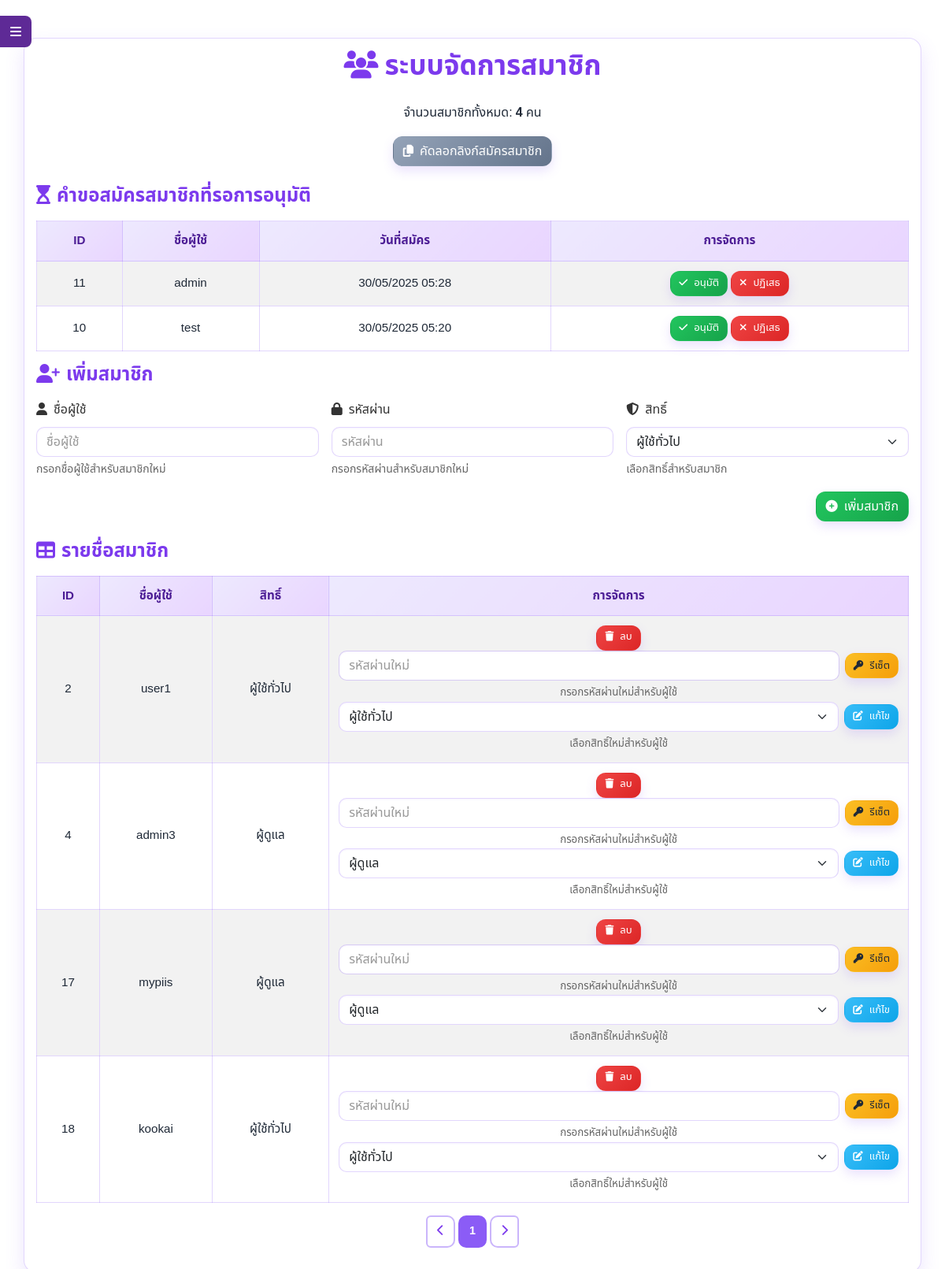
Page /UMS.php (signed in) on the committed database.
### tables this page shows
CREATE TABLE `pending_users` (
  `id` int(11) NOT NULL,
  `username` varchar(255) NOT NULL,
  `password` varchar(255) NOT NULL,
  `role` enum('user','admin') DEFAULT 'user',
  `created_at` timestamp NOT NULL DEFAULT current_timestamp()
);

CREATE TABLE `users` (
  `id` int(11) NOT NULL,
  `username` varchar(50) NOT NULL,
  `password` varchar(255) NOT NULL,
  `role` enum('admin','user') NOT NULL DEFAULT 'user'
);

### UMS.php (the view, shortened to what this page needs)
<?php
include 'auth.php';
$limit = 5;
$page = isset($_GET['page']) ? (int)$_GET['page'] : 1;
$offset = ($page - 1) * $limit;
$total_result = $conn->query("SELECT COUNT(*) AS total FROM users");
$total_row = $total_result->fetch_assoc();
$total_members = $total_row['total'];
$result = $conn->query("SELECT * FROM users LIMIT $limit OFFSET $offset");
$total_pages = ceil($total_members / $limit);
$pending_result = $conn->query("SELECT * FROM pending_users ORDER BY created_at DESC");
?>
<!DOCTYPE html>
<html lang="th">
<head>
    <link href="https://cdn.jsdelivr.net/npm/bootstrap@5.3.2/dist/css/bootstrap.min.css" rel="stylesheet">
    <link href="https://cdn.jsdelivr.net/npm/bootstrap-icons/font/bootstrap-icons.css" rel="stylesheet">
    <link href="https://cdnjs.cloudflare.com/ajax/libs/font-awesome/6.4.2/css/all.min.css" rel="stylesheet">
</head>
<body>
    <div class="sidebar-toggle"><i class="fas fa-bars"></i></div>
    <div class="container-fluid mt-5">
        <h1><i class="fas fa-users me-2"></i>ระบบจัดการสมาชิก</h1>
        <p class="text-center">จำนวนสมาชิกทั้งหมด: <strong><?= $total_members ?></strong> คน</p>
        <div class="text-center mb-4">
            <button id="copyLinkBtn" class="btn btn-copy" data-link="https://dc.phsmun.go.th/register.php">
                <i class="fas fa-copy me-2"></i>คัดลอกลิงก์สมัครสมาชิก
            </button>
        </div>
        <h2 class="h4 mb-3"><i class="fas fa-hourglass-start me-2"></i>คำขอสมัครสมาชิกที่รอการอนุมัติ</h2>
        <div class="table-responsive">
            <table class="table table-striped table-hover">
                <thead>
                    <tr>
                        <th>ID</th>
                        <th>ชื่อผู้ใช้</th>
                        <th>วันที่สมัคร</th>
                        <th>การจัดการ</th>
                    </tr>
                </thead>
                <tbody>
                    <?php if ($pending_result->num_rows > 0): ?>
                        <?php while ($row = $pending_result->fetch_assoc()): ?>
                            <tr>
                                <td><?= $row['id'] ?></td>
                                <td><?= htmlspecialchars($row['username']) ?></td>
                                <td><?= date('d/m/Y H:i', strtotime($row['created_at'])) ?></td>
                                <td>
                                    <form method="POST" class="d-inline">
                                        <button type="submit" name="approve_user" class="btn btn-sm btn-success"><i class="fas fa-check me-2"></i>อนุมัติ</button>
                                        <button type="submit" name="reject_user" class="btn btn-sm btn-danger"><i class="fas fa-times me-2"></i>ปฏิเสธ</button>
                                    </form>
                                </td>
                            </tr>
                        <?php endwhile; ?>
                    <?php else: ?>
                        <tr>
                            <td colspan="4" class="text-center">ไม่มีคำขอสมัครสมาชิก</td>
                        </tr>
                    <?php endif; ?>
                </tbody>
            </table>
        </div>
        <h2 class="h4 mb-3"><i class="fas fa-user-plus me-2"></i>เพิ่มสมาชิก</h2>
        <form method="POST" class="mb-4">
            <div class="row g-3">
                <div class="col-md-4">
                    <label for="username" class="form-label"><i class="fas fa-user me-2"></i>ชื่อผู้ใช้</label>
                    <input type="text" name="username" id="username" class="form-control" placeholder="ชื่อผู้ใช้" required aria-describedby="usernameHelp">
                    <div id="usernameHelp" class="form-text">กรอกชื่อผู้ใช้สำหรับสมาชิกใหม่</div>
                </div>
                <div class="col-md-4">
                    <label for="password" class="form-label"><i class="fas fa-lock me-2"></i>รหัสผ่าน</label>
                    <input type="password" name="password" id="password" class="form-control" placeholder="รหัสผ่าน" required aria-describedby="passwordHelp">
                    <div id="passwordHelp" class="form-text">กรอกรหัสผ่านสำหรับสมาชิกใหม่</div>
                </div>
                <div class="col-md-4">
                    <label for="role" class="form-label"><i class="fas fa-shield-alt me-2"></i>สิทธิ์</label>
                    <select name="role" id="role" class="form-select" required aria-describedby="roleHelp">
                        <option value="user">ผู้ใช้ทั่วไป</option>
                    </select>
                    <div id="roleHelp" class="form-text">เลือกสิทธิ์สำหรับสมาชิก</div>
                </div>
                <div class="col-12 text-end">
                    <button type="submit" name="add_member" class="btn btn-success"><i class="fas fa-plus-circle me-2"></i>เพิ่มสมาชิก</button>
                </div>
            </div>
        </form>
        <h2 class="h4 mb-3"><i class="fas fa-table me-2"></i>รายชื่อสมาชิก</h2>
        <div class="table-responsive">
            <table class="table table-striped table-hover">
                <thead>
                    <tr>
                        <th>ID</th>
                        <th>ชื่อผู้ใช้</th>
                        <th>สิทธิ์</th>
                        <th>การจัดการ</th>
                    </tr>
                </thead>
                <tbody>
                    <?php while ($row = $result->fetch_assoc()): ?>
                        <tr>
                            <td><?= $row['id'] ?></td>
                            <td><?= htmlspecialchars($row['username']) ?></td>
                            <td><?= $row['role'] === 'admin' ? 'ผู้ดูแล' : 'ผู้ใช้ทั่วไป' ?></td>
                            <td>
                                <a href="?delete=<?= $row['id'] ?>" class="btn btn-sm btn-danger" onclick="return confirm('ยืนยันการลบ?');"><i class="fas fa-trash me-2"></i>ลบ</a>
                                <form method="POST" class="d-inline">
                                    <div class="input-group d-inline-flex align-items-center">
                                        <input type="password" name="new_password" class="form-control d-inline w-auto" placeholder="รหัสผ่านใหม่" required aria-describedby="newPasswordHelp_<?= $row['id'] ?>">
                                        <button type="submit" name="reset_password" class="btn btn-sm btn-warning"><i class="fas fa-key me-2"></i>รีเซ็ต</button>
                                    </div>
                                    <div id="newPasswordHelp_<?= $row['id'] ?>" class="form-text">กรอกรหัสผ่านใหม่สำหรับผู้ใช้</div>
                                </form>
                                <form method="POST" class="d-inline">
                                    <div class="input-group d-inline-flex align-items-center">
                                        <select name="new_role" class="form-select d-inline w-auto" required aria-describedby="newRoleHelp_<?= $row['id'] ?>">
                                            <option value="user" <?= $row['role'] === 'user' ? 'selected' : '' ?>>ผู้ใช้ทั่วไป</option>
                                            <option value="admin" <?= $row['role'] === 'admin' ? 'selected' : '' ?>>ผู้ดูแล</option>
                                        </select>
                                        <button type="submit" name="edit_role" class="btn btn-sm btn-info"><i class="fas fa-edit me-2"></i>แก้ไข</button>
                                    </div>
                                    <div id="newRoleHelp_<?= $row['id'] ?>" class="form-text">เลือกสิทธิ์ใหม่สำหรับผู้ใช้</div>
                                </form>
                            </td>
                        </tr>
                    <?php endwhile; ?>
                </tbody>
            </table>
        </div>
        <nav aria-label="Page navigation">
            <ul class="pagination justify-content-center">
                <li class="page-item <?= ($page <= 1) ? 'disabled' : '' ?>">
                    <a class="page-link" href="?page=<?= $page - 1 ?>" aria-label="ก่อนหน้า"><i class="fas fa-chevron-left"></i></a>
                </li>
                <?php for ($i = 1; $i <= $total_pages; $i++): ?>
                    <li class="page-item <?= ($i == $page) ? 'active' : '' ?>">
                        <a class="page-link" href="?page=<?= $i ?>"><?= $i ?></a>
                    </li>
                <?php endfor; ?>
                <li class="page-item <?= ($page >= $total_pages) ? 'disabled' : '' ?>">
                    <a class="page-link" href="?page=<?= $page + 1 ?>" aria-label="ถัดไป"><i class="fas fa-chevron-right"></i></a>
                </li>
            </ul>
        </nav>
    </div>
</body>
</html>

### UMS.php (style rules this page uses)
:root { color-scheme: light; --bg: #ffffff; --surface: #ffffff; --surface-2: #f7f5ff; --primary: #a78bfa; --primary-2: #8b5cf6; --primary-3: #7c3aed; --text: #1f2937; --muted: #6b7280; --border: rgba(139, 92, 246, 0.25); --shadow: 0 10px 24px rgba(139, 92, 246, 0.16); }
body { font-family: 'Noto Sans Thai', sans-serif; background: var(--bg); color: var(--text); min-height: 100vh; margin: 0; padding: 0; box-sizing: border-box; font-size: 1rem; display: flex; flex-direction: column; }
.container-fluid { max-width: 95%; padding: 15px; margin: 15px auto; background: var(--surface); border-radius: 16px; box-shadow: var(--shadow); }
h1 { color: var(--primary-3); font-weight: 700; font-size: 2.2rem; text-align: center; margin-bottom: 1.5rem; }
h2.h4 { color: var(--primary-3); font-weight: 600; font-size: 1.5rem; }
.table { background: #ffffff; border-radius: 10px; border: 1px solid var(--border); width: 100%; table-layout: auto; }
.table th, .table td { padding: 12px; color: var(--text); vertical-align: middle; text-align: center; font-size: 0.95rem; border: 1px solid var(--border); }
.table th { background: var(--bg); color: var(--primary-3); font-weight: 600; }
.table tbody tr { transition: background 0.3s, transform 0.3s; opacity: 0; transform: translateY(20px); }
.table tbody tr.visible { opacity: 1; transform: translateY(0); transition: opacity 0.5s ease, transform 0.5s ease; }
.form-control::placeholder { color: #999; }
.form-label { color: #333; font-weight: 500; }
.form-text { color: #666; }
.input-group { display: flex; flex-wrap: wrap; gap: 8px; align-items: center; }
.pagination .page-link { background: #ffffff; border: 2px solid rgba(139, 92, 246, 0.45); color: var(--primary-3); margin: 0 5px; border-radius: 10px; transition: all 0.2s; font-weight: 600; font-size: 0.9rem; min-width: 36px; text-align: center; }
.pagination .page-link:hover, .pagination .page-item.active .page-link { background: var(--primary-2); color: #fff; }
.sidebar-toggle { position: fixed; top: 20px; left: 0; width: 40px; height: 40px; background: #5e2a96; color: #fff; display: flex; align-items: center; justify-content: center; cursor: pointer; border-radius: 0 8px 8px 0; z-index: 1001; transition: left 0.3s ease-in-out; }
body { background: var(--bg) !important; color: var(--text) !important; line-height: 1.7; }
.container-fluid { background: var(--surface) !important; border: 1px solid var(--border) !important; box-shadow: var(--shadow) !important; border-radius: 16px !important; }
.table th { background: linear-gradient(135deg, #ede9fe, #e9d5ff) !important; color: #4c1d95 !important; font-weight: 700 !important; }
.btn { border-radius: 12px !important; box-shadow: 0 6px 14px rgba(139, 92, 246, 0.18) !important; border: 1px solid transparent !important; transition: transform 0.15s ease, box-shadow 0.2s ease, filter 0.2s ease; }
.btn-success { background: linear-gradient(135deg, #22c55e, #16a34a) !important; color: #ffffff !important; }
.btn-danger { background: linear-gradient(135deg, #ef4444, #dc2626) !important; color: #ffffff !important; }
.btn-warning { background: linear-gradient(135deg, #fbbf24, #f59e0b) !important; color: #1f2937 !important; }
.btn-info { background: linear-gradient(135deg, #38bdf8, #0ea5e9) !important; color: #ffffff !important; }
.btn-copy { background: linear-gradient(135deg, #94a3b8, #64748b) !important; color: #ffffff !important; }
.btn-sm { height: 32px; font-size: 0.82rem; padding: 4px 10px; }
.btn .fas, .btn .bi { font-size: 0.95em; }
.form-control, .form-select { border: 1px solid var(--border) !important; border-radius: 10px !important; box-shadow: inset 0 1px 2px rgba(139, 92, 246, 0.08) !important; }

### rows in the picture
pending_users: id "11", username "admin", created_at "30/05/2025 05:28"
pending_users: id "10", username "test", created_at "30/05/2025 05:20"
users: id "2", username "user1", shows "ผู้ใช้ทั่วไป", new_role "ผู้ใช้ทั่วไป"
users: id "4", username "admin3", shows "ผู้ดูแล", new_role "ผู้ดูแล"
users: id "17", username "mypiis", shows "ผู้ดูแล", new_role "ผู้ดูแล"
users: id "18", username "kookai", shows "ผู้ใช้ทั่วไป", new_role "ผู้ใช้ทั่วไป"

### other values in the picture
$total_members "4"
